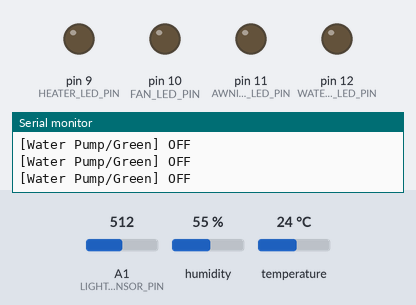
This sketch was run on a simulated Arduino Uno, built with avr-gcc and run on an emulated ATmega328P. Parts: output pins drawn as LEDs (lit = HIGH), the last lines printed to the serial monitor. The test bench sets the inputs (shaded band); at power-on: A1 (LIGHT_SENSOR_PIN) = 512, humidity 55 %, temperature 24 °C.

Above: at 1.2 s.
1.3 s: A1 (LIGHT_SENSOR_PIN) set to 145
4.3 s: A1 (LIGHT_SENSOR_PIN) set to 122
At 5.0 s:
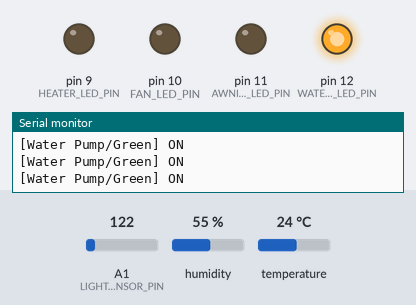
5.8 s: humidity set to 68 %
8.8 s: humidity set to 71 %
At 9.4 s:
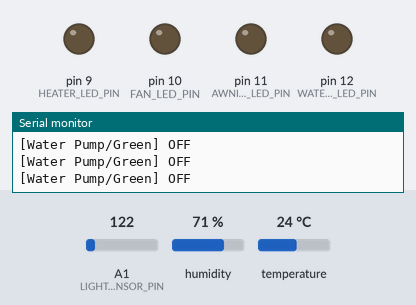
Timing chart, 0 to 11.8 s (numbered marks = the images above; inputs shaded):
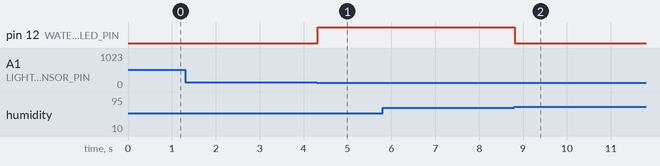

The sketch:

miniProject6.ino
```cpp
/*
// 실습
int led = 12;

void setup() {
  pinMode(led, OUTPUT);
  Serial.begin(9600);
}

void loop() {
  int val = analogRead(A1); // 전압값 읽어온다.
  Serial.println(val);

  if(val > 512) digitalWrite(led, HIGH);
  else digitalWrite(led, LOW);
  delay(1000);
}
*/


#include <DFRobot_DHT11.h>

// DHT11 온습도 센서 핀 설정
const int DHT_PIN = 5;       // DHT11 DATA 핀 (디지털 5번)
DFRobot_DHT11 DHT;           // DHT 객체 생성

// 조도 센서 (CDS) 핀 설정
const int LIGHT_SENSOR_PIN = A1; // 조도 센서 아날로그 핀 (A1)

// 출력 장치 (LED로 대체) 핀 설정
const int WATER_PUMP_LED_PIN = 12;   // 물 펌프 : 녹색 LED
const int AWNING_LED_PIN = 11;      // 차양막 : 청색 LED
const int FAN_LED_PIN = 10;         // 환풍기 : 황색 LED
const int HEATER_LED_PIN = 9;      // 난방기 : 적색 LED

// 제어 조건에 사용되는 임계값 설정(기준치 1)
const float SET_TEMP_1 = 25.0;     // [난방기] 설정온도1 (25.0°C)
const int SET_LIGHT_1 = 200;       // [차양막] 설정조도1
const float SET_HUMIDITY_1 = 80.0; // [환풍기] 설정습도1 (70.0%)

// 물 펌프 복합 제어 조건(기준치 2)
const float SET_TEMP_2 = 20.0;     // [물 펌프] 설정온도2 (28.0°C)
const int SET_LIGHT_2 = 135;       // [물 펌프] 설정조도2
const float SET_HUMIDITY_2 = 70.0; // [물 펌프] 설정습도2 (60.0%)


void setup() {
  Serial.begin(9600);
  Serial.println("Smart Farm Start");

  // 출력 핀 설정 (LED)
  pinMode(WATER_PUMP_LED_PIN, OUTPUT);
  pinMode(AWNING_LED_PIN, OUTPUT);
  pinMode(FAN_LED_PIN, OUTPUT);
  pinMode(HEATER_LED_PIN, OUTPUT);

  // 모든 LED 초기 Off
  digitalWrite(WATER_PUMP_LED_PIN, LOW);
  digitalWrite(AWNING_LED_PIN, LOW);
  digitalWrite(FAN_LED_PIN, LOW);
  digitalWrite(HEATER_LED_PIN, LOW);
}

/*
void loop() {
  delay(2000);

  // 센서값 읽기
  // 1. DHT11 온습도 값 읽기
  DHT.read(DHT_PIN);

  // 예외 처리
  if (isnan(DHT.temperature) || isnan(DHT.humidity)) {
    Serial.println("Failed to read from DHT sensor!");
    return;
  }

  // 성공적으로 읽은 값은 DHT 객체의 멤버 변수에 저장됨
  float temperature = DHT.temperature;
  float humidity = DHT.humidity;

  // 2. 조도 센서 값 읽기
  int lightValue = analogRead(LIGHT_SENSOR_PIN);

  // 현재 센서 값 시리얼 모니터 출력
  Serial.println("\n--- Current Sensor Readings ---");
  Serial.print("Temperature: "); Serial.print(temperature); Serial.println(" °C");
  Serial.print("Humidity: "); Serial.print(humidity); Serial.println(" %");
  Serial.print("Light (CDS Value): "); Serial.println(lightValue);


  //제어 로직 실행
  Serial.println("--- Control Status ---");

  // 1. 난방기 제어 (적색 LED)
  if (temperature < SET_TEMP_1) {
    digitalWrite(HEATER_LED_PIN, HIGH); // 난방기 On
    Serial.println("[Heater/Red] ON");
  } else {
    digitalWrite(HEATER_LED_PIN, LOW);  // 난방기 Off
    Serial.println("[Heater/Red] OFF");
  }

  // 2. 차양막 제어 (청색 LED)
  if (lightValue <= SET_LIGHT_1) {
    digitalWrite(AWNING_LED_PIN, HIGH); // 차양막 On (빛을 가리는 작동)
    Serial.println("[Awning/Blue] ON");
  } else {
    digitalWrite(AWNING_LED_PIN, LOW);  // 차양막 Off
    Serial.println("[Awning/Blue] OFF");
  }

  // 3. 환풍기 제어 (황색 LED)
  if (humidity >= SET_HUMIDITY_1) {
    digitalWrite(FAN_LED_PIN, HIGH);    // 환풍기 On
    Serial.println("[Fan/Yellow] ON");
  } else {
    digitalWrite(FAN_LED_PIN, LOW);     // 환풍기 Off
    Serial.println("[Fan/Yellow] OFF");
  }

  Serial.println("-------------------------------------------");
}
*/

void loop(){
  DHT.read(DHT_PIN);

  // 예외 처리
  if (isnan(DHT.temperature) || isnan(DHT.humidity)) {
    Serial.println("Failed to read from DHT sensor!");
    return;
  }

  // 성공적으로 읽은 값은 DHT 객체의 멤버 변수에 저장됨
  float temperature = DHT.temperature;
  float humidity = DHT.humidity;

  // 2. 조도 센서 값 읽기
  int lightValue = analogRead(LIGHT_SENSOR_PIN);

  bool pumpCondition = (temperature >= SET_TEMP_2) && (lightValue <= SET_LIGHT_2) && (humidity < SET_HUMIDITY_2);

  if (pumpCondition) {
    digitalWrite(WATER_PUMP_LED_PIN, HIGH); // 물 펌프 On
    Serial.println("[Water Pump/Green] ON");
  } else {
    digitalWrite(WATER_PUMP_LED_PIN, LOW);  // 물 펌프 Off
    Serial.println("[Water Pump/Green] OFF");
  }
}
```

Measured:
- the behaviour switches between 136 and 135 on A1 (LIGHT_SENSOR_PIN) (found by bisection; images 0 and 1)
- the behaviour switches between 69 and 70 % on humidity (found by bisection; images 1 and 2)
- after the input at 4.3 s, pin 12 (WATER_PUMP_LED_PIN): LOW → HIGH at once
- after the input at 8.8 s, pin 12 (WATER_PUMP_LED_PIN): HIGH → LOW at once
